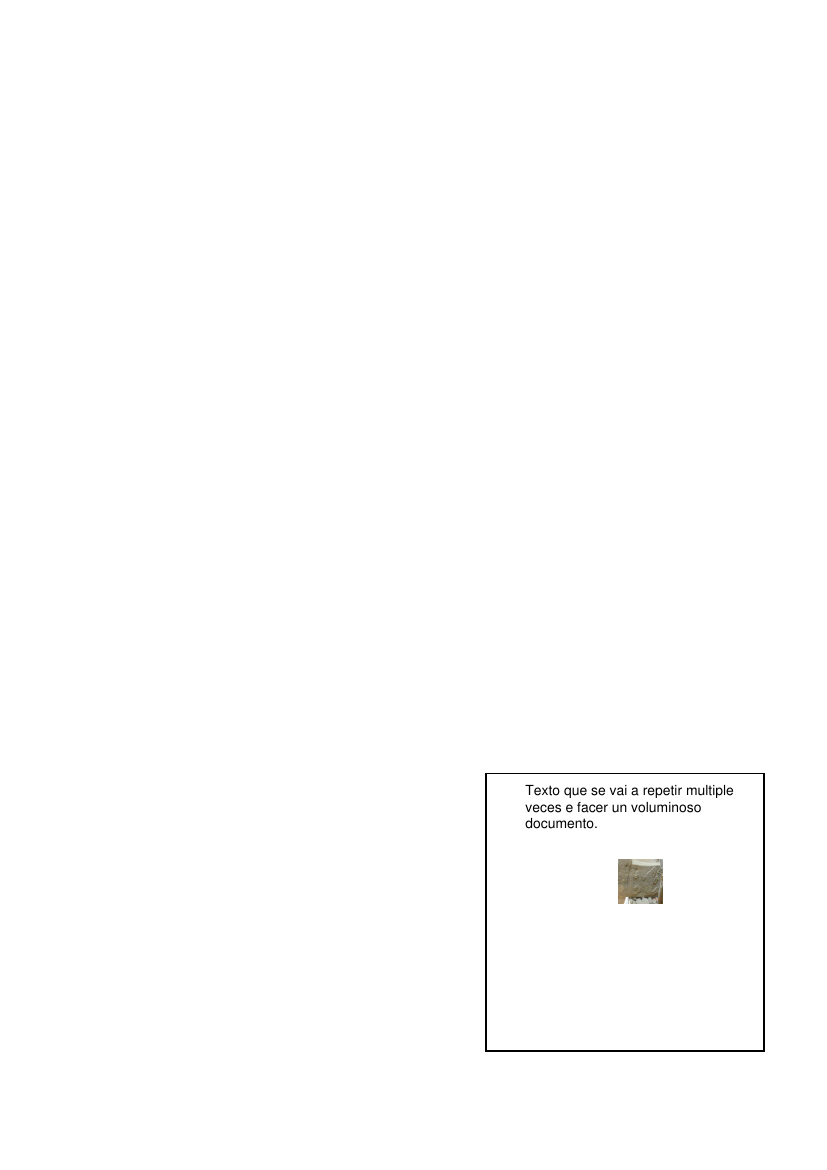

Write Python code to recreate this figure.
import os
from reportlab.lib.styles import getSampleStyleSheet
from reportlab.platypus import Paragraph, Frame, Image, Spacer
from reportlab.pdfgen.canvas import Canvas
from reportlab.lib.units import cm


objetoCamvas = Canvas(os.path.realpath("EjemploUsoFrame.pdf"))

follaEstilo = getSampleStyleSheet()

estNormal = follaEstilo["Normal"]
estCorpoT = follaEstilo["BodyText"]

documento = []

imaxen = Image(os.path.realpath("foto.jpg"))
documento.append(imaxen)
documento.append(Spacer(0,20))

documento.append(Paragraph("Texto que se vai a repetir multiple veces e facer un voluminoso documento.",estNormal))


frame = Frame(cm, cm, cm*2,cm*2, showBoundary=0)
frame.addFromList(documento,objetoCamvas)


doc2=[]

doc2.append(Paragraph("Texto que se vai a repetir multiple veces e facer un voluminoso documento.",estCorpoT))
doc2.append(Spacer(0,20))

imaxen2 = Image(os.path.realpath("foto.jpg"),32,32)

doc2.append(imaxen2)

frame2 = Frame(350,3*cm, 200, 200,cm, showBoundary=1)

frame2.addFromList(doc2,objetoCamvas)

objetoCamvas.save()


